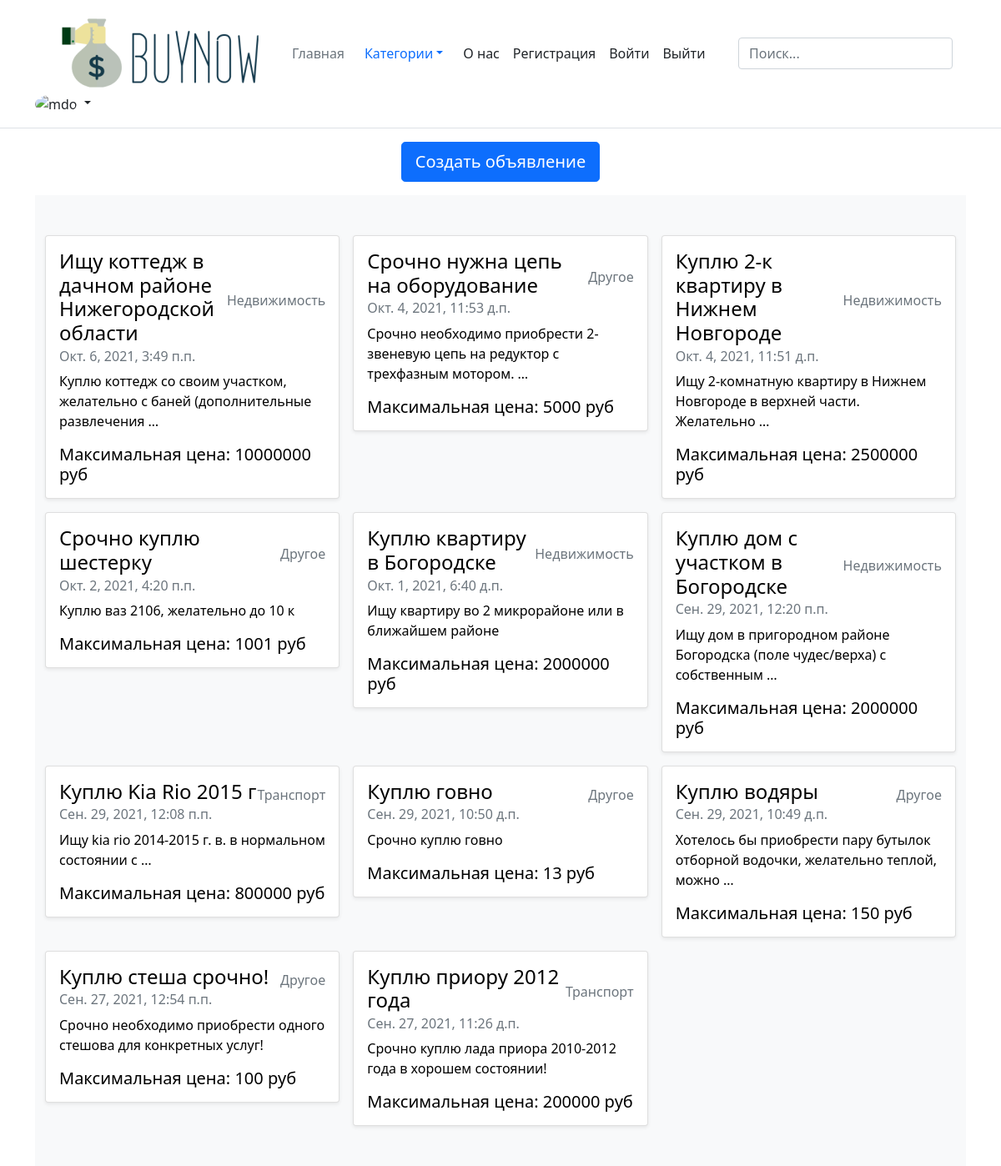
/, run on an earlier commit of the app's database.
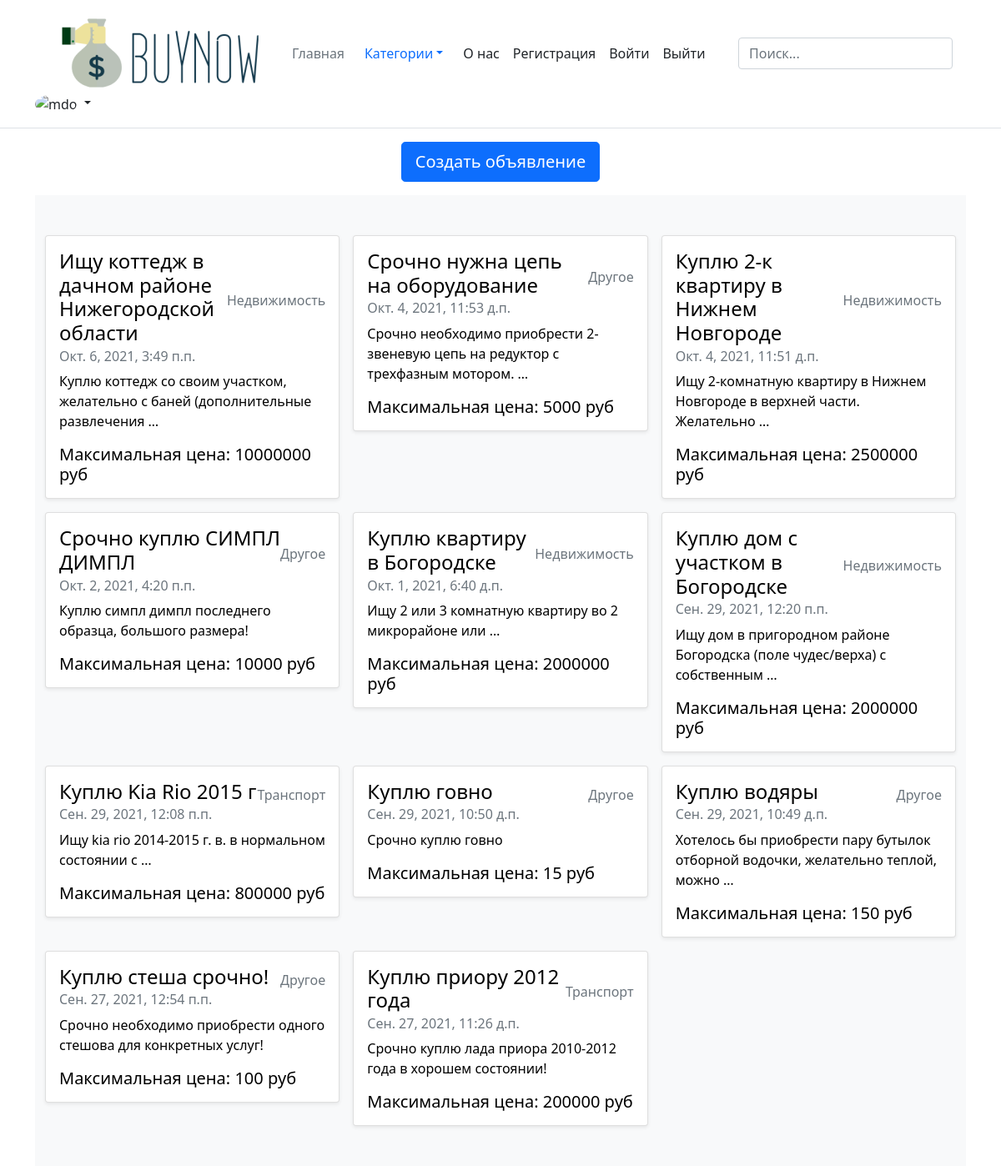
And on a later commit of the database.
### category_other/models.py (models this page shows)
class Other_Ad(Ad):
    category = 'Другое'
    class Meta:
        verbose_name = 'Другое'
        verbose_name_plural = 'Другое'

### category_real_estate/models.py (models this page shows)
class Real_Estate_Ad(Ad):
    category = 'Недвижимость'
    square = models.PositiveIntegerField('Площадь')
    location = models.CharField('Район', max_length=100)
    class Meta:
        verbose_name = 'Недвижимость'
        verbose_name_plural = 'Недвижимость'

### ad/views.py (the view)
# urls.py: path('', views.main, name='main'),
def main(request):
    context = get_all_ads()
    return render(request, 'ad/main.html', context)

### ad/services.py (called while the page is built)
def get_all_ads():
    transport = Transport_Ad.objects.all()
    houses = Real_Estate_Ad.objects.all()
    other = Other_Ad.objects.all()
    result = sorted(chain(transport, houses, other), key=attrgetter('date'), reverse=True)
    return {'ads' : result}

### ad/templates/ad/main.html (shortened to what this page needs)
{% extends 'ad/base.html' %}
{% block content %}
    <div class="mb-3 d-sm-flex justify-content-sm-center">
        <a class="btn btn-primary btn-lg px-3 gap-3" href="{% url 'choose_category' %}" >Создать объявление</a>
    </div>
    {% include 'ad/list_view.html' %}
{% endblock %}

### ad/templates/ad/list_view.html
<div class="album py-5 bg-light">
    <div class="container">
      <div class="row row-cols-1 row-cols-sm-2 row-cols-md-3 g-3">
        {% for ad in ads %}
          <div class="col">
            <div class="card shadow-sm">
              <a class="custom-a" href="{{ ad.category }}/{{ ad.id }}">
                <div class="card-body">
                  <div class="d-flex justify-content-between align-items-center">
                    <h4 class="card-title">{{ ad.title }}</h4>
                    <p class="card-text text-muted">{{ ad.category }}</p>
                  </div>
                      <h6 class="card-subtitle mb-2 text-muted">{{ ad.date }}</h6>
                    <p class="card-text" >{{ ad.text|truncatewords:10 }}</p>
                    <div class="d-flex justify-content-between align-items-center">
                        <h5 class="card-text">Максимальная цена: {{ ad.max_price }} руб</h5>
                    </div>
                </div>
              </a>
            </div>
          </div>
        {% endfor %}
      </div>
    </div>
  </div>

What changed in the data, as far as the page shows it:
changed Other_Ad: title "Срочно куплю шестерку" → "Срочно куплю СИМПЛ ДИМПЛ"; text "Куплю ваз 2106, желательно до 10 к" → "Куплю симпл димпл последнего образца, большого размера!"; max_price "1001" → "10000"
changed Real_Estate_Ad "Куплю квартиру в Богородске": text "Ищу квартиру во 2 микрорайоне или в ближайшем районе" → "Ищу 2 или 3 комнатную квартиру во 2 микрорайоне или …"
changed Other_Ad "Куплю говно": max_price "13" → "15"
